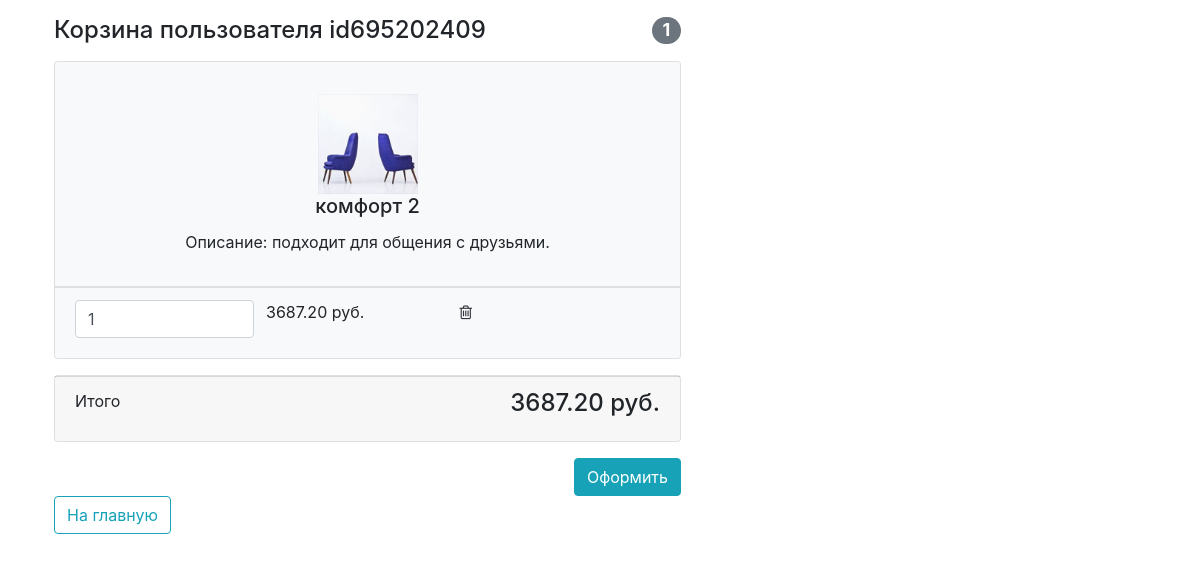
/basket/ (signed in), run on an earlier commit of the app's database.
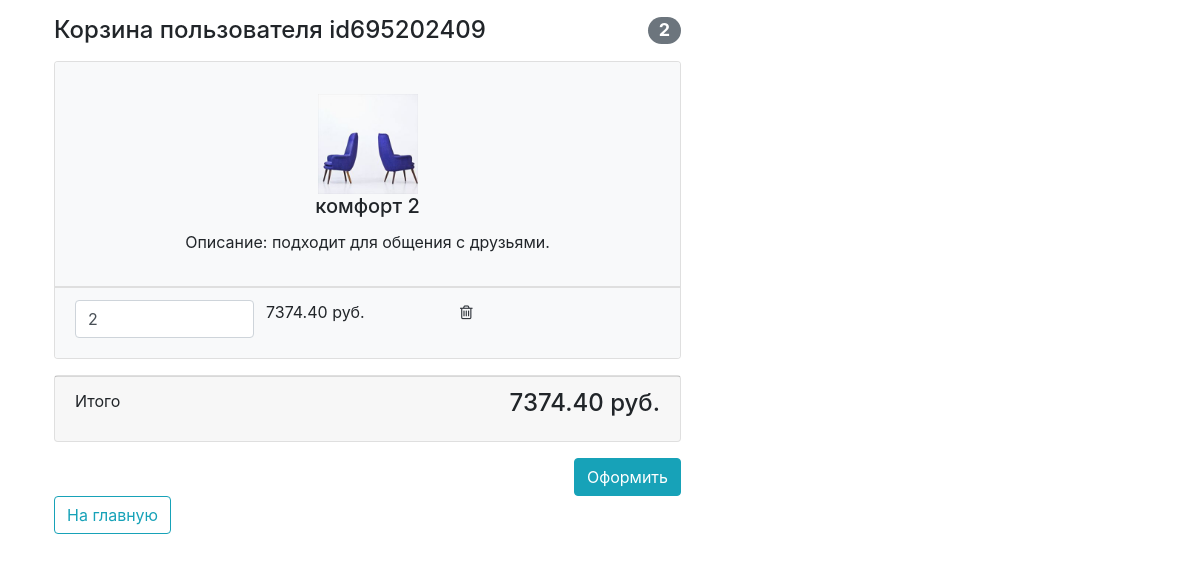
And on a later commit of the database.
### basketapp/models.py (models this page shows, shortened)
class Basket(models.Model):
    user = models.ForeignKey(settings.AUTH_USER_MODEL, on_delete=models.CASCADE, related_name='basket')
    product = models.ForeignKey(Product, on_delete=models.CASCADE)
    quantity = models.PositiveSmallIntegerField(default=0)
    created_at = models.DateTimeField(auto_now_add=True)
    @property
    def product_cost(self):
        return self.product.price * self.quantity
    @property
    def total_quantity(self):
        items = Basket.objects.filter(user=self.user)
        _total_quantity = sum(list(map(lambda x: x.quantity, items)))
        return _total_quantity
    @property
    def total_cost(self):
        items = Basket.objects.filter(user=self.user)
        _total_cost = sum(list(map(lambda x: x.product_cost, items)))
        return _total_cost

### authapp/models.py (models this page shows, shortened)
class ShopUser(AbstractUser):
    avatar = models.ImageField(upload_to='users', blank=True)
    age = models.PositiveSmallIntegerField(default=18, verbose_name='Возраст')
    activation_key = models.CharField(max_length=255, blank=True, null=True)
    activation_key_expired = models.DateTimeField(blank=True, null=True)

### mainapp/models.py (models this page shows, shortened)
class Product(models.Model):
    category = models.ForeignKey(ProductCategory, on_delete=models.CASCADE)
    name = models.CharField(max_length=255)
    image = models.ImageField(upload_to='products_img', blank=True, null=True)
    short_desc = models.CharField(max_length=255, blank=True)
    description = models.TextField(blank=True, null=True)
    price = models.DecimalField(max_digits=8, decimal_places=2, default=0)
    quantity = models.PositiveIntegerField(default=0)
    is_active = models.BooleanField(default=True)
    class Meta:
        verbose_name = 'продукт'
        verbose_name_plural = 'Продукты'

### basketapp/views.py (the view)
# urls.py: path('', BasketView.as_view(), name='basket'),
class BasketView(ListView):
    model = Basket
    template_name = 'basketapp/basket.html'
    success_url = reverse_lazy('basketapp:basket')
    def get_context_data(self, **kwargs):
        context_data = super().get_context_data(**kwargs)
        context_data['title'] = 'Корзина'
        context_data['basket_list'] = Basket.objects.filter(user=self.request.user)
        return context_data

### basketapp/templatetags/img_tags.py (called while the page is built)
def img_products(image):
    if not image:
        image = 'products_img/product-21.jpg'
    return f'{settings.MEDIA_URL}{image}'

### mainapp/context_processors.py (called while the page is built)
def basket(request):
    basket_items = []
    if request.user.is_authenticated:
        basket_items = Basket.objects.filter(user=request.user)
    return {
        'basket': basket_items
    }

### basketapp/templates/basketapp/basket.html
{% extends 'basketapp/base.html' %}
{% block content %}
    <div class="container">
        <div class="row">
            <div class="col-lg-7">
                {% include 'basketapp/user_profile_basket.html' %}
            </div>
        </div>
        <a class="btn btn-outline-info float-left" href="{% url 'index' %}">На главную</a>
    </div>
{% endblock %}

### basketapp/templates/basketapp/user_profile_basket.html
{% load img_tags %}
<div class="basket_list">
    {% if basket_list %}
        <h4 class="mt-3 mb-3 d-flex justify-content-between align-items-center mb-3">
            Корзина пользователя {% if user.username %}{{ user.username }}{% else %}пользователь{% endif %}<span
                class="badge badge-secondary badge-pill">{{ basket_list.0.total_quantity }}</span>
        </h4>
        {% for basket in basket_list %}
            <div class="card mb-3">
                <ul class="list-group list-group-flush">
                    <li class="list-group-item bg-light">
                        <div class="row text-center">
                            <div class="card-body">
                                <img width="100" height="100" src="{{ basket.product.image|img_products }}" alt=""/>
                                <h5 class="card-title">{{ basket.product.name }}</h5>
                                <p class="card-text">Описание: {{ basket.product.description }}</p>
                            </div>
                        </div>
                    </li>
                </ul>
                <ul class="list-group list-group-flush">
                    <li class="list-group-item bg-light">
                        <div class="row text-center">
                            <div class="col-lg-4">
                                <label>
                                    <input name="{{ basket.pk }}" type="number" class="form-control"
                                           value="{{ basket.quantity }}" min="0">
                                </label>
                            </div>
                            <div class="product_cost">{{ basket.product_cost }} руб.</div>
                            <div class="col-lg-4">
                                <a href="{% url 'basketapp:basket_remove' basket.pk %}">
                                    <i class="fa fa-trash-o"></i>
                                </a>
                            </div>
                        </div>
                    </li>
                </ul>
            </div>
        {% endfor %}
        <div class="card mb-3">
            <div class="card-footer">
                <p class="float-left">Итого</p>
                <h4 class="float-right">{{ basket_list.0.total_cost|floatformat:2 }} руб.</h4>
            </div>
        </div>
        <button type="button" class="btn btn-info float-right">Оформить</button>
    {% else %}
        <h4 class="mt-3 mb-3 text-center">
            Корзина пуста
        </h4>
    {% endif %}
</div>

What changed in the data, as far as the page shows it:
changed Basket "комфорт 2": user+quantity "1" → "2"; quantity "1" → "2"; product_cost "3687.20" → "7374.40"; user+product+quantity "3687.20" → "7374.40"
